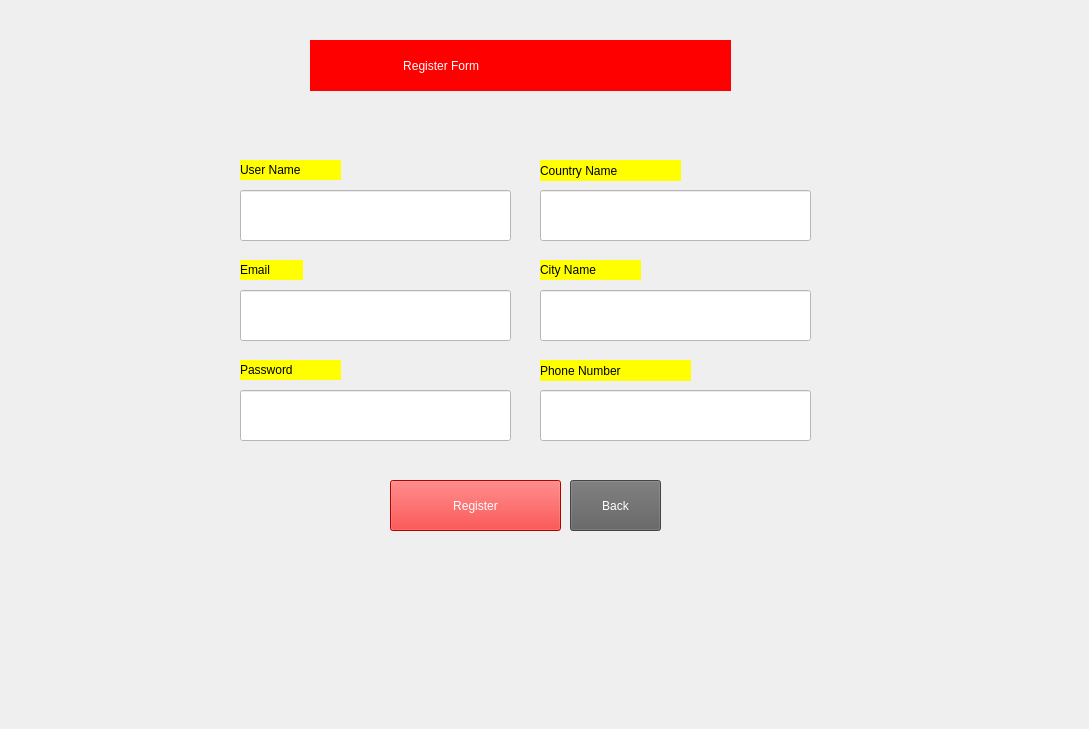
    <widget class="QWidget" name="RegisterPage">
     <property name="styleSheet">
      <string notr="true"/>
     </property>
     <widget class="QLabel" name="BG">
      <property name="geometry">
       <rect>
        <x>0</x>
        <y>0</y>
        <width>1080</width>
        <height>720</height>
       </rect>
      </property>
      <property name="styleSheet">
       <string notr="true">image: url(:/res/BG.jpg);</string>
      </property>
      <property name="text">
       <string/>
      </property>
     </widget>
     <widget class="QLineEdit" name="UN">
      <property name="geometry">
       <rect>
        <x>240</x>
        <y>190</y>
        <width>271</width>
        <height>51</height>
       </rect>
      </property>
      <property name="styleSheet">
       <string notr="true">background-color: rgb(255, 255, 255);</string>
      </property>
      <property name="placeholderText">
       <string/>
      </property>
     </widget>
     <widget class="QLabel" name="Un">
      <property name="geometry">
       <rect>
        <x>240</x>
        <y>160</y>
        <width>101</width>
        <height>20</height>
       </rect>
      </property>
      <property name="styleSheet">
       <string notr="true">color: rgb(0, 0, 0);
background-color: rgb(255, 255, 0);
font: 700 12pt &quot;Kalpurush&quot;;
</string>
      </property>
      <property name="text">
       <string>User Name</string>
      </property>
     </widget>
     <widget class="QLabel" name="Email">
      <property name="geometry">
       <rect>
        <x>240</x>
        <y>260</y>
        <width>63</width>
        <height>20</height>
       </rect>
      </property>
      <property name="styleSheet">
       <string notr="true">color: rgb(0, 0, 0);
background-color: rgb(255, 255, 0);
font: 700 12pt &quot;Kalpurush&quot;;

</string>
      </property>
      <property name="text">
       <string>Email</string>
      </property>
     </widget>
     <widget class="QLabel" name="City">
      <property name="geometry">
       <rect>
        <x>540</x>
        <y>260</y>
        <width>101</width>
        <height>20</height>
       </rect>
      </property>
      <property name="styleSheet">
       <string notr="true">color: rgb(0, 0, 0);
background-color: rgb(255, 255, 0);
font: 700 12pt &quot;Kalpurush&quot;;

</string>
      </property>
      <property name="text">
       <string>City Name</string>
      </property>
     </widget>
     <widget class="QLabel" name="Pn">
      <property name="geometry">
       <rect>
        <x>540</x>
        <y>360</y>
        <width>151</width>
        <height>21</height>
       </rect>
      </property>
      <property name="styleSheet">
       <string notr="true">color: rgb(0, 0, 0);
background-color: rgb(255, 255, 0);
font: 700 12pt &quot;Kalpurush&quot;;

</string>
      </property>
      <property name="text">
       <string>Phone Number</string>
      </property>
     </widget>
     <widget class="QLabel" name="Ps">
      <property name="geometry">
       <rect>
        <x>240</x>
        <y>360</y>
        <width>101</width>
        <height>20</height>
       </rect>
      </property>
      <property name="styleSheet">
       <string notr="true">color: rgb(0, 0, 0);
background-color: rgb(255, 255, 0);
font: 700 12pt &quot;Kalpurush&quot;;

</string>
      </property>
      <property name="text">
       <string>Password</string>
      </property>
     </widget>
     <widget class="QLineEdit" name="E">
      <property name="geometry">
       <rect>
        <x>240</x>
        <y>290</y>
        <width>271</width>
        <height>51</height>
       </rect>
      </property>
      <property name="styleSheet">
       <string notr="true">background-color: rgb(255, 255, 255);</string>
      </property>
     </widget>
     <widget class="QLineEdit" name="PS">
      <property name="geometry">
       <rect>
        <x>240</x>
        <y>390</y>
        <width>271</width>
        <height>51</height>
       </rect>
      </property>
      <property name="styleSheet">
       <string notr="true">background-color: rgb(255, 255, 255);</string>
      </property>
      <property name="echoMode">
       <enum>QLineEdit::Password</enum>
      </property>
     </widget>
     <widget class="QLineEdit" name="city">
      <property name="geometry">
       <rect>
        <x>540</x>
        <y>290</y>
        <width>271</width>
        <height>51</height>
       </rect>
      </property>
      <property name="styleSheet">
       <string notr="true">background-color: rgb(255, 255, 255);</string>
      </property>
      <property name="text">
       <string/>
      </property>
     </widget>
     <widget class="QLineEdit" name="PN">
      <property name="geometry">
       <rect>
        <x>540</x>
        <y>390</y>
        <width>271</width>
        <height>51</height>
       </rect>
      </property>
      <property name="styleSheet">
       <string notr="true">background-color: rgb(255, 255, 255);</string>
      </property>
      <property name="text">
       <string/>
      </property>
     </widget>
     <widget class="QLabel" name="Cn">
      <property name="geometry">
       <rect>
        <x>540</x>
        <y>160</y>
        <width>141</width>
        <height>21</height>
       </rect>
      </property>
      <property name="styleSheet">
       <string notr="true">color: rgb(0, 0, 0);
background-color: rgb(255, 255, 0);
font: 700 12pt &quot;Kalpurush&quot;;
</string>
      </property>
      <property name="text">
       <string>Country Name</string>
      </property>
     </widget>
     <widget class="QLineEdit" name="CY">
      <property name="geometry">
       <rect>
        <x>540</x>
        <y>190</y>
        <width>271</width>
        <height>51</height>
       </rect>
      </property>
      <property name="styleSheet">
       <string notr="true">background-color: rgb(255, 255, 255);</string>
      </property>
     </widget>
     <widget class="QPushButton" name="RG">
      <property name="geometry">
       <rect>
        <x>390</x>
        <y>480</y>
        <width>171</width>
        <height>51</height>
       </rect>
      </property>
      <property name="styleSheet">
       <string notr="true">font: 700 12pt &quot;Kalpurush&quot;;
color: rgb(255, 255, 255);
background-color: rgb(255, 0, 0);</string>
      </property>
      <property name="text">
       <string>Register</string>
      </property>
     </widget>
     <widget class="QPushButton" name="Back">
      <property name="geometry">
       <rect>
        <x>570</x>
        <y>480</y>
        <width>91</width>
        <height>51</height>
       </rect>
      </property>
      <property name="styleSheet">
       <string notr="true">font: 700 12pt &quot;Kalpurush&quot;;
color: rgb(255, 255, 255);
background-color: rgb(95, 95, 95);</string>
      </property>
      <property name="text">
       <string>Back</string>
      </property>
     </widget>
     <widget class="QLabel" name="label_22">
      <property name="geometry">
       <rect>
        <x>310</x>
        <y>40</y>
        <width>421</width>
        <height>51</height>
       </rect>
      </property>
      <property name="styleSheet">
       <string notr="true">background-color: rgb(255, 0, 0);
color: rgb(255, 255, 255);
font: 700 16pt &quot;Times New Roman&quot;;</string>
      </property>
      <property name="text">
       <string>                            Register Form</string>
      </property>
     </widget>
    </widget>
